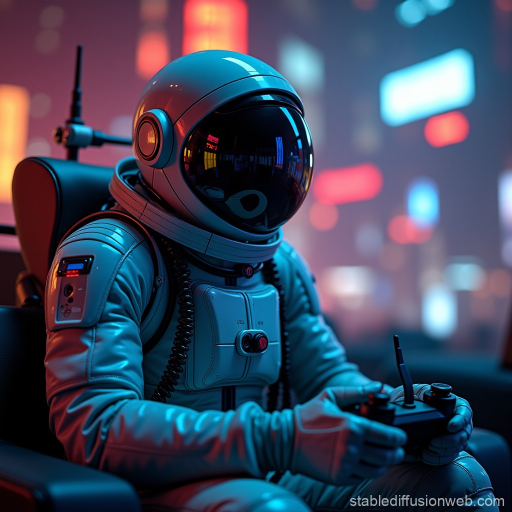
#> input picture src/img_data/astro.jpg, 1024 x 1024 px (shown at 1/2 size)
$ python gray_scale.py
#> lines starting #> are read from the running program, lines starting #| are printed output that depends on the picture
### src/lip/image_pro.py
import cv2 as cv
import numpy as np
from scipy.ndimage import gaussian_filter
from collections import deque
from scipy.ndimage import convolve1d, zoom, sobel
from scipy.special import comb
from numba import njit
from scipy.fftpack import fft2, ifft2, fftshift, ifftshift
from sklearn.linear_model import HuberRegressor

# [578 lines left out: functions channels_bgr, channels_hsv, open_image, resize_image, save, combine_channels and 19 more, not called in this run]

def BgrToGray(img):
    """
    Convert a BGR image to a grayscale image.
    This function takes an image in BGR format and converts it to a grayscale image
    using a weighted sum of the color channels based on human visual perception.

    Parameters:
        - img (numpy.ndarray): Input image in BGR format.

    Returns:
        - numpy.ndarray: Grayscale image.
    """

    # Convert to float for precise calculation (avoiding integer rounding issues)
    img = img.astype(np.float32)

    # Split image into individual color channels
    blue, green, red = cv.split(img)

    # Weighted average to convert to grayscale:
    # The weights reflect the human eye's sensitivity to each color.
    # Humans are most sensitive to green, then red, and least to blue.
    # This formula is based on the ITU-R BT.601 standard:
    #    Gray = 0.299 * R + 0.587 * G + 0.114 * B
    gray_img = 0.299 * red + 0.587 * green + 0.114 * blue

    # Ensure pixel values remain in the valid 0-255 range
    gray_img = np.clip(gray_img, 0, 255)

    # Convert back to 8-bit integer format
    return gray_img.astype(np.uint8)

# -----------------------------------
#                                   #
#  Labeling functions and connected #
#  components                       #
#                                   #
# -----------------------------------

# [137 lines left out: functions floodfill_separate_output, connected_components_by_repeated_floodfill, FloodFillDFS, FloodFillBFS, not called in this run]

class UnionFind:
    """
    Union-Find data structure with path compression.

    This structure efficiently manages disjoint sets, commonly used for connected component labeling.
    It supports two main operations:
    - `find(x)`: Finds the representative (root) of the set containing `x`, applying path compression.
    - `union(x, y)`: Merges the sets containing `x` and `y`, maintaining a hierarchical structure.
    """
    # [2459 lines left out: functions __init__, find, union, ConnectedComponentsByUnionFind, connected_components_by_union_find_8_connected, HomomorphicFilter and 64 more, not called in this run]

### src/lip/utilities.py
from .image_pro import *
import cv2 as cv
import numpy as np

# [56 lines left out: functions create_channel_image, get_flip_flop_flipflop, get_rotate_image, not called in this run]

def show_images_together(images, titles=None):
    """
    Muestra dos, tres o cuatro imágenes juntas en una ventana con OpenCV.

    Parámetros:
    - images: Lista de imágenes a mostrar.
    - titles: Lista de títulos para las imágenes (opcional).

    Nota: La lista de imágenes debe contener 2, 3 o 4 imágenes.
    """
    num_images = len(images)
    if num_images not in [2, 3, 4]:
        raise ValueError("La lista de imágenes debe contener 2, 3 o 4 imágenes.")

    # Determinar el tamaño de las imágenes
    height, width = images[0].shape[:2]

    # Convertir imágenes a color si son en escala de grises
    images = [cv.cvtColor(img, cv.COLOR_GRAY2BGR) if len(img.shape) == 2 else img for img in images]

    # Crear una imagen en blanco para combinar las imágenes
    if num_images == 2:
        combined_image = np.zeros((height, width * 2, 3), dtype=np.uint8)
    elif num_images == 3:
        combined_image = np.zeros((height * 2, width * 2, 3), dtype=np.uint8)
    else:  # num_images == 4
        combined_image = np.zeros((height * 2, width * 2, 3), dtype=np.uint8)

    # Colocar las imágenes en la imagen combinada
    combined_image[:height, :width] = images[0]
    combined_image[:height, width:width * 2] = images[1]
    if num_images > 2:
        combined_image[height:height * 2, :width] = images[2]
    if num_images == 4:
        combined_image[height:height * 2, width:width * 2] = images[3]

    # Agregar títulos si se proporcionan
    if titles:
        for i, title in enumerate(titles):
            if i == 0:
                cv.putText(combined_image, title, (10, 30), cv.FONT_HERSHEY_SIMPLEX, 1, (255, 255, 255), 2, cv.LINE_AA)
            elif i == 1:
                cv.putText(combined_image, title, (width + 10, 30), cv.FONT_HERSHEY_SIMPLEX, 1, (255, 255, 255), 2, cv.LINE_AA)
            elif i == 2:
                cv.putText(combined_image, title, (10, height + 30), cv.FONT_HERSHEY_SIMPLEX, 1, (255, 255, 255), 2, cv.LINE_AA)
            elif i == 3:
                cv.putText(combined_image, title, (width + 10, height + 30), cv.FONT_HERSHEY_SIMPLEX, 1, (255, 255, 255), 2, cv.LINE_AA)

    # Mostrar la imagen combinada
    cv.imshow("Combined Image", combined_image)
    cv.waitKey(0)
    cv.destroyAllWindows()

# [35 lines left out: function show_two_images, not called in this run]

### src/gray_scale.py
import cv2 as cv
import lip  # This should include your custom BgrToGray implementation

def main():
    # Load the input image in BGR format (default behavior of OpenCV)
    img1 = cv.imread("img_data/astro.jpg")
#> img1 is the input picture: shape (1024, 1024, 3); mean B, G, R 92.4, 71.1, 61.4
    img1 = cv.resize(img1, (600, 600), interpolation=cv.INTER_AREA)
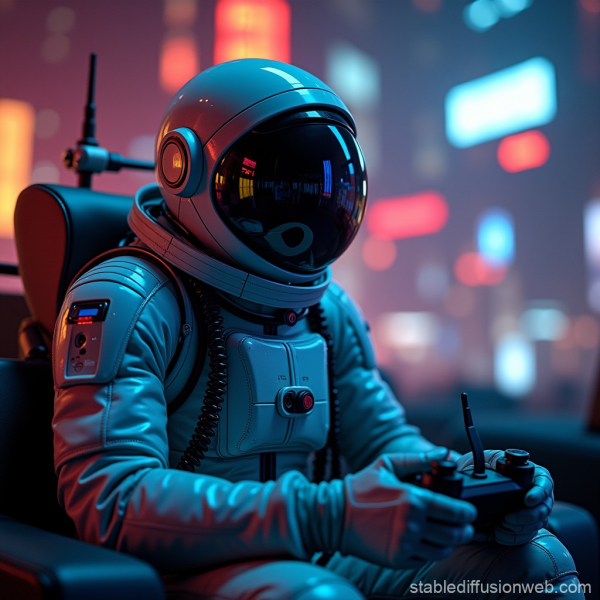
#> img1: shape (600, 600, 3); mean B, G, R 92.4, 71.1, 61.4

    # Convert the image to grayscale using OpenCV's built-in function
    img2_cv = cv.cvtColor(img1, cv.COLOR_BGR2GRAY)
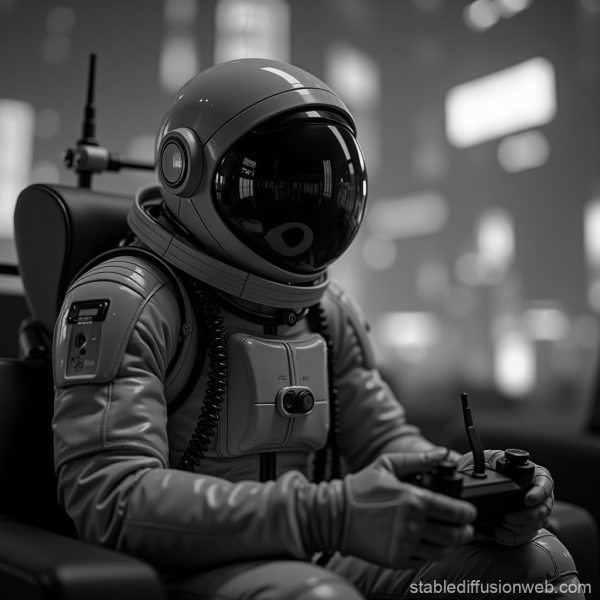
#> img2_cv: shape (600, 600); min 0, max 254, mean 70.6

    # Convert the image to grayscale using custom function from 'lip' module
    img2_lip = lip.BgrToGray(img1)
#> in BgrToGray, `blue, green, red = cv.split(img)`:
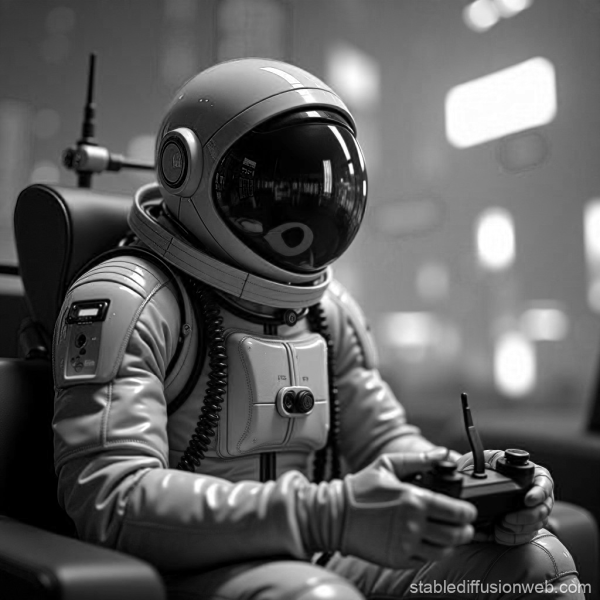
#> blue: shape (600, 600) float32; min 0, max 255, mean 92.4
#> in BgrToGray, `blue, green, red = cv.split(img)`:
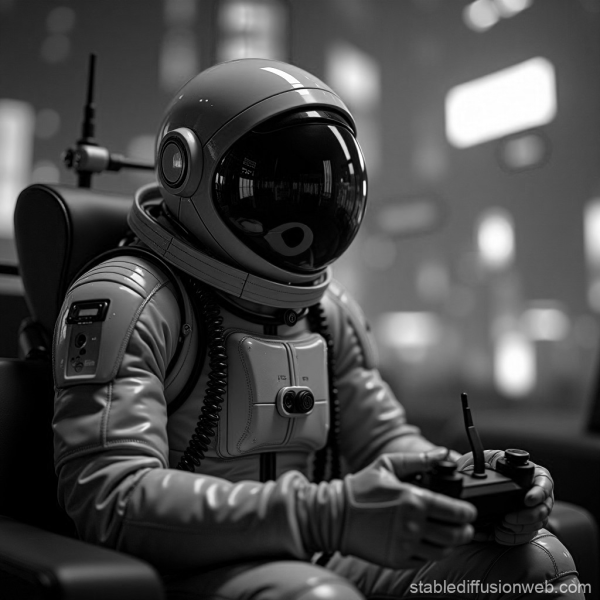
#> green: shape (600, 600) float32; min 0, max 255, mean 71.1
#> in BgrToGray, `blue, green, red = cv.split(img)`:
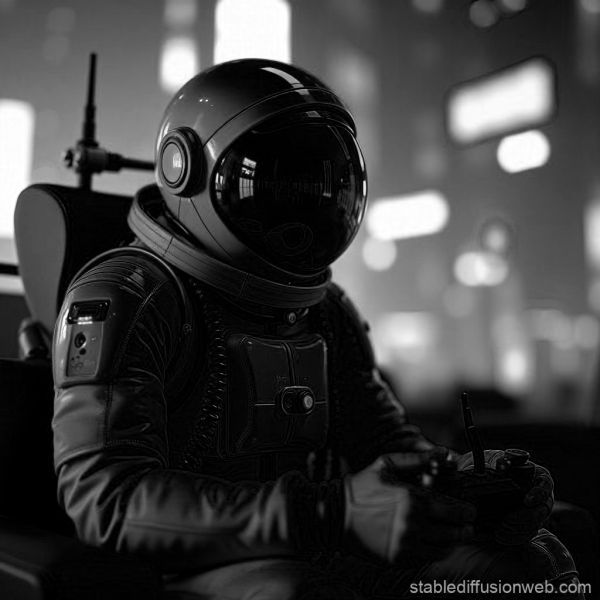
#> red: shape (600, 600) float32; min 0, max 255, mean 61.4

    # Show both grayscale images side-by-side for comparison
    lip.show_images_together([img2_cv, img2_lip], ["opencv", "lip"])
#> in show_images_together, `num_images = len(images)`: num_images = 2
#> in show_images_together, `images = [cv.cvtColor(img, cv.COLOR_GRAY2BGR) if len(img.shape) == 2 e..`: images = 2 items
#> in show_images_together, `combined_image[:height, :width] = images[0]`:
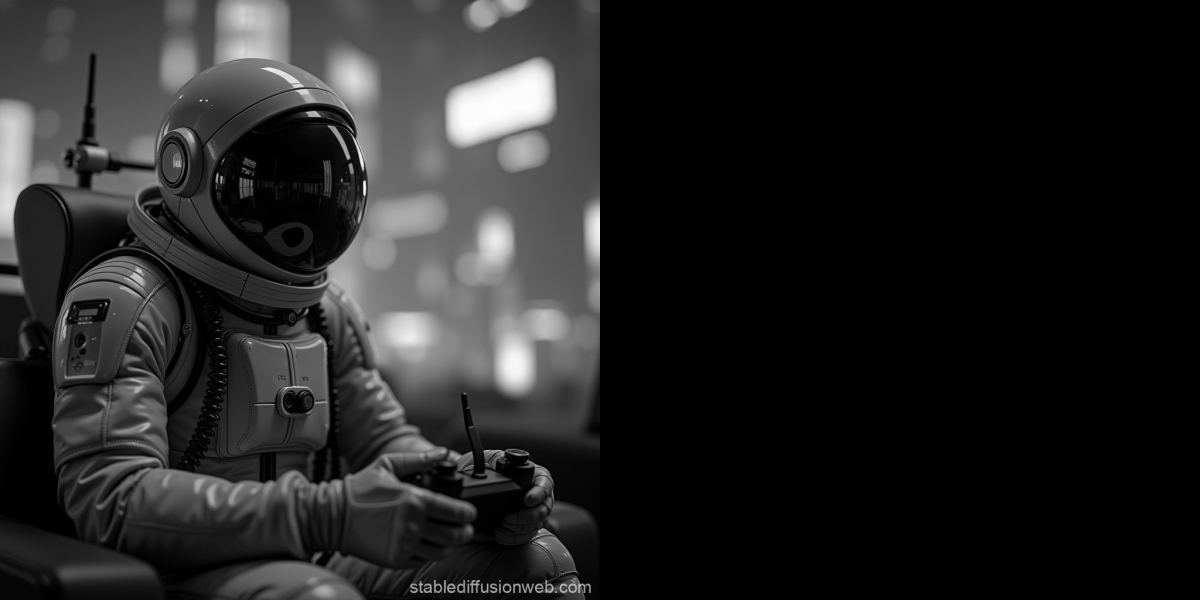
#> combined_image: shape (600, 1200, 3); min 0, max 254, mean 35.3
#> after the loop in show_images_together, `for i, title in enumerate(titles):`:
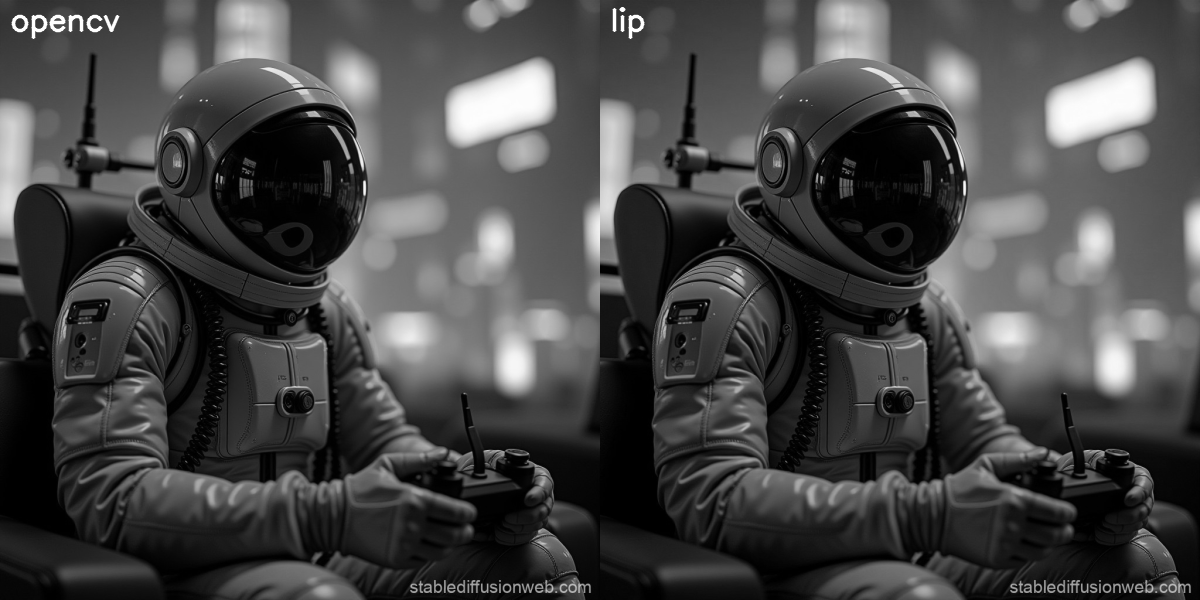
#> combined_image: shape (600, 1200, 3); min 0, max 255, mean 70.7

if __name__ == '__main__':
    main()

$ run again, with src/img_data/Rose.jpg copied over src/img_data/astro.jpg
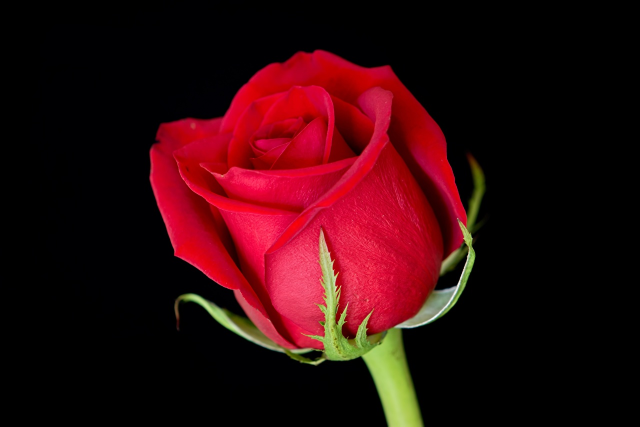
#> input picture src/img_data/Rose.jpg, 1280 x 853 px (shown at 1/2 size)
#> in main, img1 is the input picture: shape (853, 1280, 3); mean B, G, R 12.3, 8.8, 49.5
#> img1: shape (600, 600, 3)
#> in BgrToGray, `blue, green, red = cv.split(img)`:
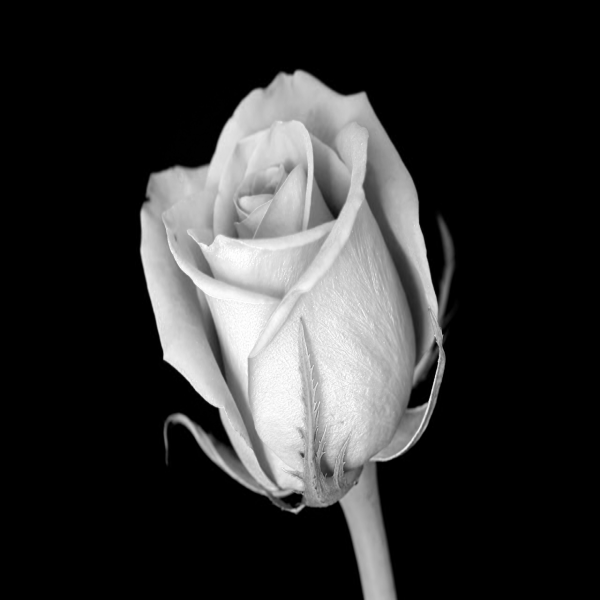
#> red: shape (600, 600) float32; min 0, max 255, mean 49.5
#> num_images = 2
#> images = 2 items
#> after the loop in show_images_together, `for i, title in enumerate(titles):`:
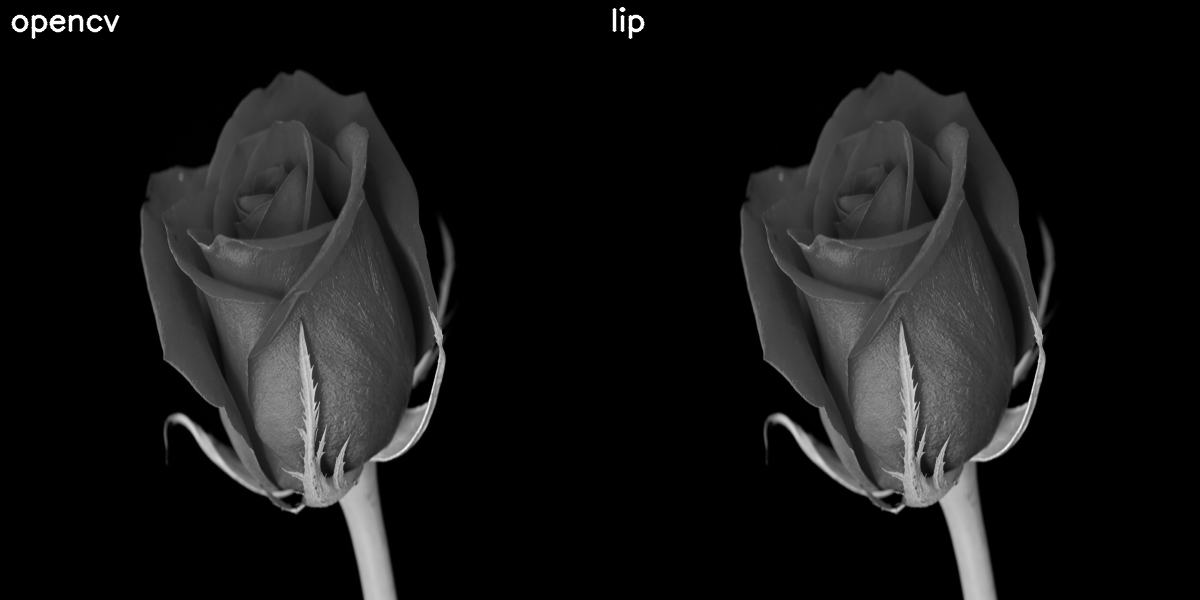
#> combined_image: shape (600, 1200, 3); min 0, max 255, mean 21.6

$ run again, with src/img_data/Y4 copy.jpg copied over src/img_data/astro.jpg
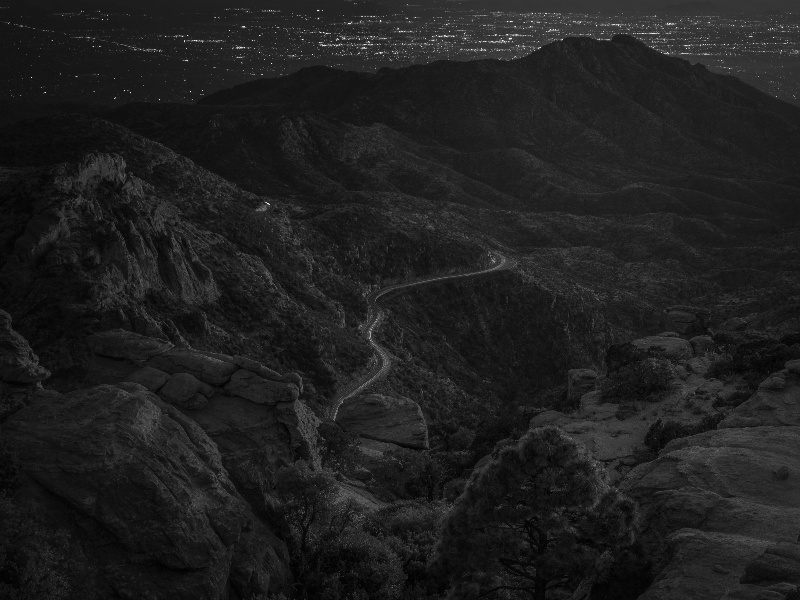
#> input picture src/img_data/Y4 copy.jpg, 800 x 600 px
#> in main, img1 is the input picture: shape (600, 800, 3); min 0, max 253, mean 31.3
#> in main, `img1 = cv.resize(img1, (600, 600), interpolation=cv.INTER_AREA)`:
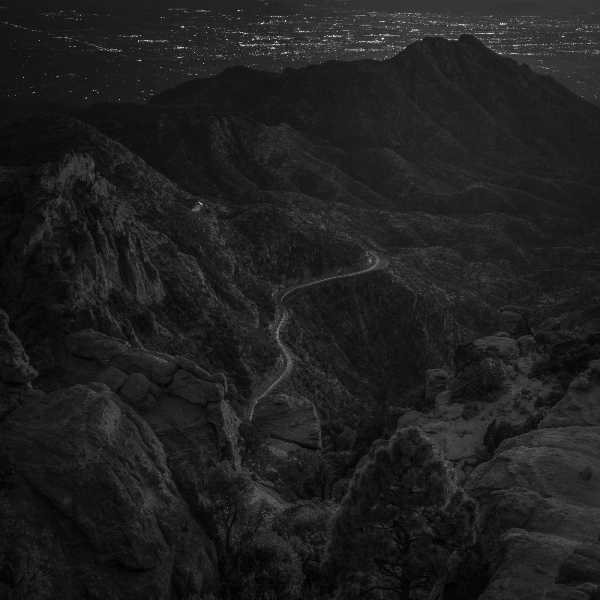
#> img1: shape (600, 600, 3); min 0, max 247, mean 31.3
#> num_images = 2
#> images = 2 items
#> after the loop in show_images_together, `for i, title in enumerate(titles):`:
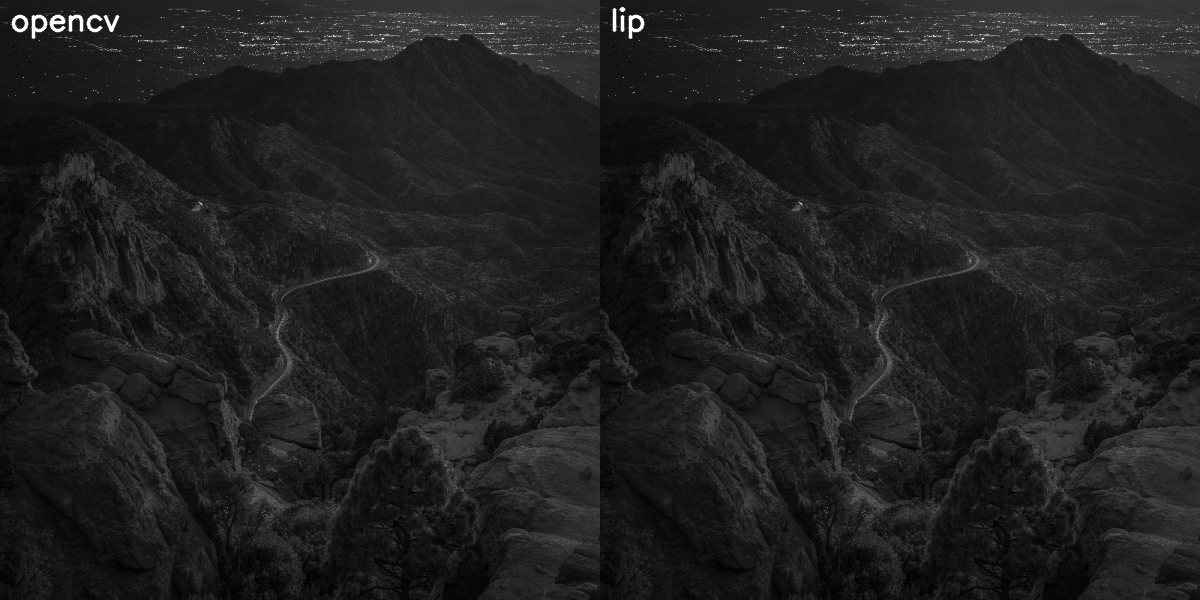
#> combined_image: shape (600, 1200, 3); min 0, max 255, mean 31.6
